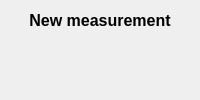
      <widget class="QWidget" name="page">
       <layout class="QVBoxLayout" name="verticalLayout_2">
        <item>
         <widget class="QLabel" name="label_3">
          <property name="font">
           <font>
            <pointsize>12</pointsize>
            <weight>75</weight>
            <bold>true</bold>
           </font>
          </property>
          <property name="text">
           <string>New measurement</string>
          </property>
          <property name="alignment">
           <set>Qt::AlignCenter</set>
          </property>
         </widget>
        </item>
        <item>
         <widget class="FormNewMeasurement" name="newA_widget" native="true">
          <property name="sizePolicy">
           <sizepolicy hsizetype="Expanding" vsizetype="Expanding">
            <horstretch>0</horstretch>
            <verstretch>0</verstretch>
           </sizepolicy>
          </property>
         </widget>
        </item>
        <item>
         <widget class="FormNewMeasurement" name="newB_widget" native="true">
          <property name="sizePolicy">
           <sizepolicy hsizetype="Expanding" vsizetype="Expanding">
            <horstretch>0</horstretch>
            <verstretch>0</verstretch>
           </sizepolicy>
          </property>
         </widget>
        </item>
        <item>
         <widget class="FormNewMeasurement" name="newC_widget" native="true">
          <property name="sizePolicy">
           <sizepolicy hsizetype="Expanding" vsizetype="Expanding">
            <horstretch>0</horstretch>
            <verstretch>0</verstretch>
           </sizepolicy>
          </property>
         </widget>
        </item>
        <item>
         <widget class="FormNewMeasurement" name="newD_widget" native="true">
          <property name="sizePolicy">
           <sizepolicy hsizetype="Expanding" vsizetype="Expanding">
            <horstretch>0</horstretch>
            <verstretch>0</verstretch>
           </sizepolicy>
          </property>
         </widget>
        </item>
       </layout>
      </widget>
